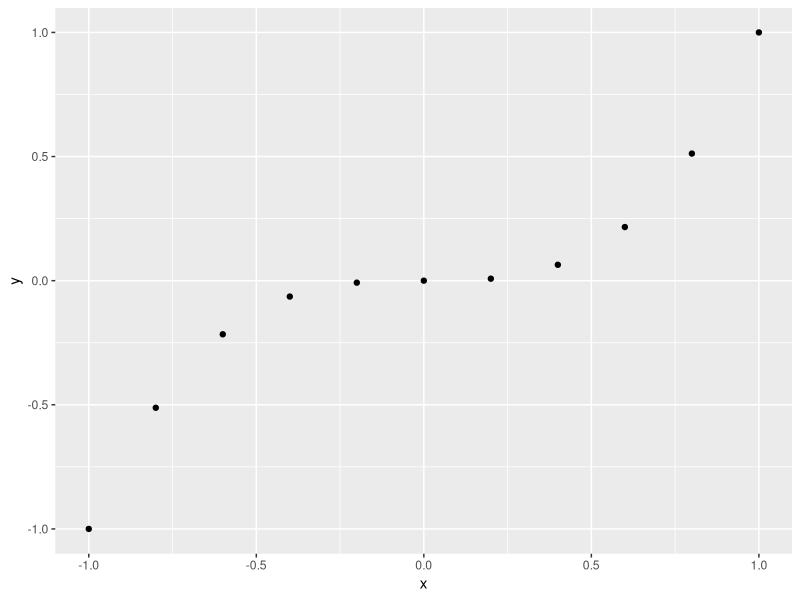
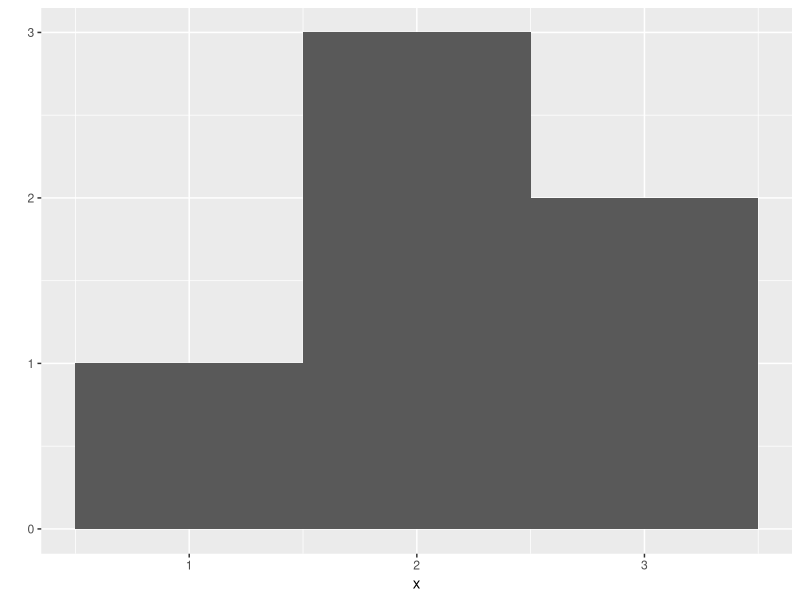

Source code (R) for these figures, in order: (Note: this script raises an error after producing the figures.)
install.packages("ggplot2")
library(ggplot2)
qplot # quick plots

### With element-wise execution
x <- c(-1, -0.8, -0.6, -0.4, -0.2, 0, 0.2, 0.4, 0.6, 0.8, 1)
y <- x^3
qplot(x, y) # scatterplot if two vectors of equal lengths are given

x <- c(1, 2, 2, 2, 3, 3)
qplot(x, binwidth = 1) # histogram if only one vector is given

rolls <- replicate(10000, roll()) # replicate for repeat
qplot(rolls, binwidth = 1)